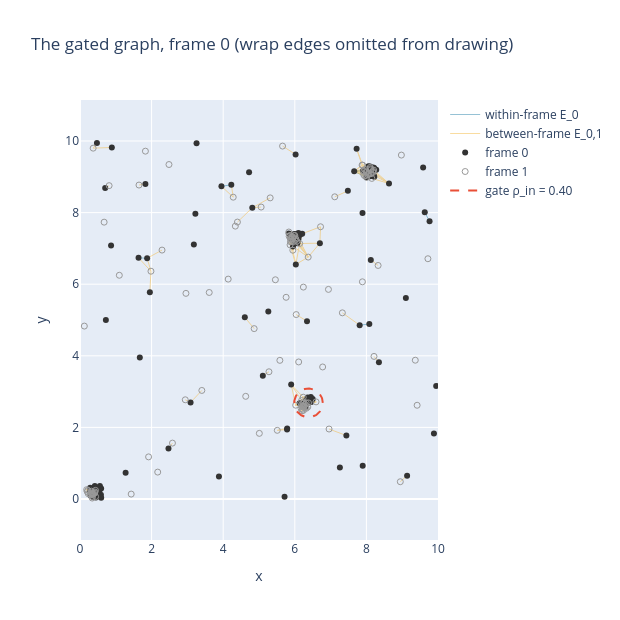

The code cell stored with this chart in its notebook:
### Markdown cell above
### 2.1 The gated graph, made concrete
One frame's nodes with its within-frame edges (blue) and its candidate links to the
next frame (yellow). The dashed red circle is the gate $\rho_{in}$ around one node:
only points inside such a circle can even become "same object" candidates.
Gating keeps the graph sparse — $O(M^2)$ would be hopeless.

### Code cell
gated_frame_view(instance, frame_t=0, rho_in=rho_in, L=cfg.cube_size).show()

### Figure 1 — Plotly figure (JSON) as saved in the notebook; plotly's stock layout.template omitted (floating-point values rounded to 4 significant figures; data arrays with more than 128 entries replaced by an {"elided": "..."} marker saying what was removed)
{"data": [{"line": {"color": "#2E86AB", "width": 1}, "mode": "lines", "name": "within-frame E_0", "opacity": 0.5, "type": "scatter", "x": {"elided": "2238 float values"}, "y": {"elided": "2238 float values"}}, {"line": {"color": "#F4B942", "width": 1}, "mode": "lines", "name": "between-frame E_0,1", "opacity": 0.5, "type": "scatter", "x": {"elided": "4902 float values"}, "y": {"elided": "4902 float values"}}, {"marker": {"color": "#333", "size": 6}, "mode": "markers", "name": "frame 0", "type": "scatter", "x": {"elided": "130 float values"}, "y": {"elided": "130 float values"}}, {"marker": {"color": "#999", "size": 6, "symbol": "circle-open"}, "mode": "markers", "name": "frame 1", "type": "scatter", "x": {"elided": "130 float values"}, "y": {"elided": "130 float values"}}, {"line": {"color": "#E94F37", "dash": "dash"}, "mode": "lines", "name": "gate ρ_in = 0.40", "type": "scatter", "x": [6.782, 6.781, 6.779, 6.775, 6.769, 6.762, 6.754, 6.743, 6.732, 6.719, 6.704, 6.689, 6.672, 6.654, 6.634, 6.614, 6.593, 6.571, 6.548, 6.525, 6.501, 6.476, 6.452, 6.427, 6.401, 6.376, 6.35, 6.325, 6.3, 6.276, 6.251, 6.228, 6.205, 6.182, 6.161, 6.14, 6.12, 6.102, 6.084, 6.068, 6.053, 6.039, 6.027, 6.016, 6.006, 5.998, 5.992, 5.987, 5.984, 5.982, 5.982, 5.984, 5.987, 5.992, 5.998, 6.006, 6.016, 6.027, 6.039, 6.053, 6.068, 6.084, 6.102, 6.12, 6.14, 6.161, 6.182, 6.205, 6.228, 6.251, 6.276, 6.3, 6.325, 6.35, 6.376, 6.401, 6.427, 6.452, 6.476, 6.501, 6.525, 6.548, 6.571, 6.593, 6.614, 6.634, 6.654, 6.672, 6.689, 6.704, 6.719, 6.732, 6.743, 6.754, 6.762, 6.769, 6.775, 6.779, 6.781, 6.782], "y": [2.685, 2.71, 2.735, 2.76, 2.785, 2.809, 2.833, 2.857, 2.879, 2.901, 2.922, 2.942, 2.961, 2.978, 2.995, 3.01, 3.025, 3.037, 3.049, 3.058, 3.067, 3.073, 3.079, 3.082, 3.084, 3.085, 3.083, 3.081, 3.076, 3.07, 3.063, 3.054, 3.043, 3.031, 3.018, 3.003, 2.987, 2.97, 2.951, 2.932, 2.911, 2.89, 2.868, 2.845, 2.821, 2.797, 2.773, 2.748, 2.723, 2.697, 2.672, 2.647, 2.621, 2.597, 2.572, 2.548, 2.524, 2.501, 2.479, 2.458, 2.437, 2.418, 2.4, 2.382, 2.366, 2.352, 2.338, 2.326, 2.316, 2.307, 2.299, 2.293, 2.289, 2.286, 2.285, 2.285, 2.287, 2.291, 2.296, 2.303, 2.311, 2.321, 2.332, 2.345, 2.359, 2.374, 2.391, 2.409, 2.428, 2.447, 2.468, 2.49, 2.513, 2.536, 2.56, 2.584, 2.609, 2.634, 2.659, 2.685]}], "layout": {"height": 620, "title": {"text": "The gated graph, frame 0 (wrap edges omitted from drawing)"}, "width": 620, "xaxis": {"constrain": "domain", "range": [0, 10], "title": {"text": "x"}}, "yaxis": {"range": [0, 10], "scaleanchor": "x", "title": {"text": "y"}}}}
